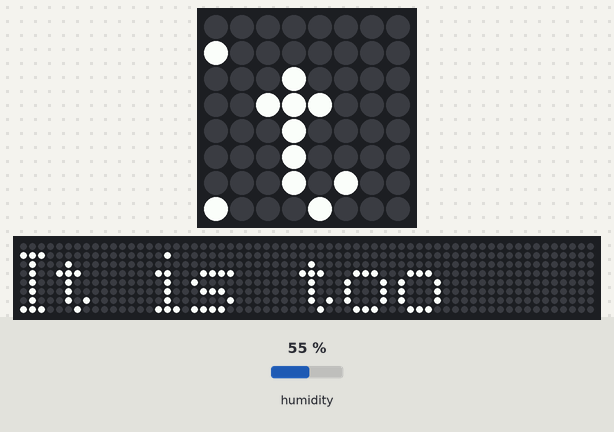
Simulated run of this program. Board: Raspberry Pi (BCM pin numbers) with a Sense HAT. Parts: the Sense HAT's 8×8 RGB LED matrix, a strip that is not on the board, showing the scrolling text unrolled. Inputs (shaded band) come from the test bench; at power-on: humidity 55 %. The 64×8 strip is a reading aid, not a part: it shows the text the matrix is scrolling, unrolled, one strip-width of it at a time. At 2.8 s the program stops and its outputs stay as they are.

Above: at 0.48 s.
At 1.4 s:
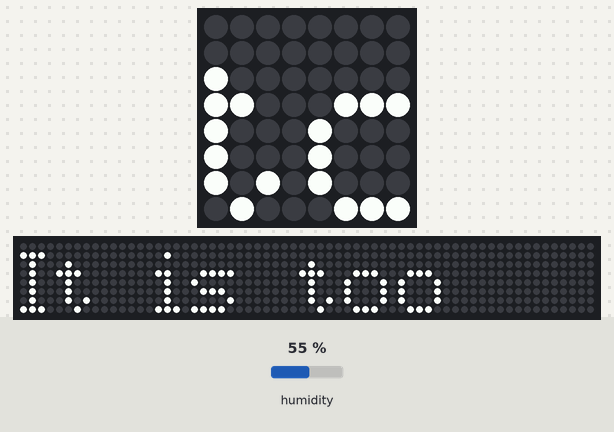
At 2.01 s:
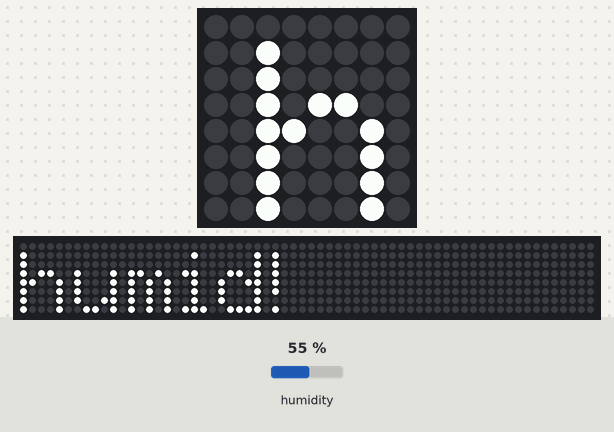
At 2.63 s:
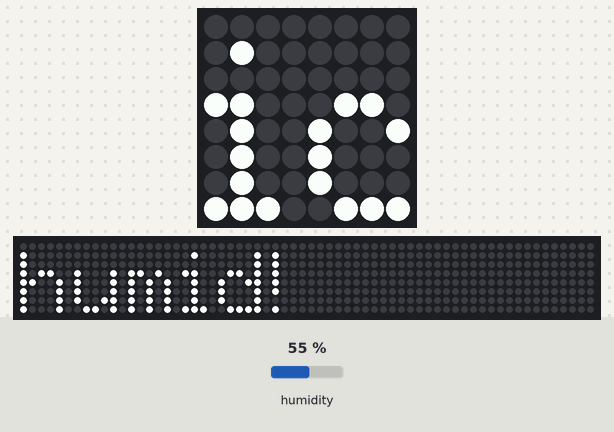

The program:

while_sentinel_control__1_.py
```python
#while_sentinel_control.py
from time import sleep
from sense_hat import SenseHat

def main():
    sense = SenseHat()
    text_color = [255,0,255]
    back_color = [0,0,0]
    scroll_speed = 0.03
    slow_scroll_speed = 0.5
    text_color_2 = [0,0,255]
    h = sense.get_humidity() # priming read
    count = 1
    max_count = 20
    while h < 50 and count <= max_count:
        sense.show_message("Humidity = " + str(round(h,1)), \
                           scroll_speed,text_color,back_color)
        h = sense.get_humidity() # loop read
        count = count + 1
    if h >= 50:
        sense.show_message("It is too humid!",scroll_speed)
    if count > max_count:
        sense.show_message("We measured the humidity enough!",slow_scroll_speed,text_color_2)
main()
```
